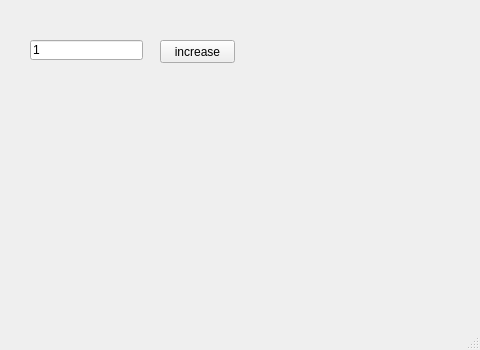
<?xml version="1.0" encoding="UTF-8"?>
<ui version="4.0">
 <class>MainWindow</class>
 <widget class="QMainWindow" name="MainWindow">
  <property name="geometry">
   <rect>
    <x>0</x>
    <y>0</y>
    <width>480</width>
    <height>350</height>
   </rect>
  </property>
  <property name="windowTitle">
   <string>MainWindow</string>
  </property>
  <widget class="QWidget" name="centralwidget">
   <widget class="QPushButton" name="pb">
    <property name="geometry">
     <rect>
      <x>160</x>
      <y>40</y>
      <width>75</width>
      <height>23</height>
     </rect>
    </property>
    <property name="text">
     <string>increase</string>
    </property>
   </widget>
   <widget class="QLineEdit" name="le">
    <property name="geometry">
     <rect>
      <x>30</x>
      <y>40</y>
      <width>113</width>
      <height>20</height>
     </rect>
    </property>
    <property name="inputMask">
     <string/>
    </property>
    <property name="text">
     <string>1</string>
    </property>
   </widget>
  </widget>
  <widget class="QMenuBar" name="menubar">
   <property name="geometry">
    <rect>
     <x>0</x>
     <y>0</y>
     <width>480</width>
     <height>21</height>
    </rect>
   </property>
  </widget>
  <widget class="QStatusBar" name="statusbar"/>
 </widget>
 <resources/>
 <connections/>
</ui>
